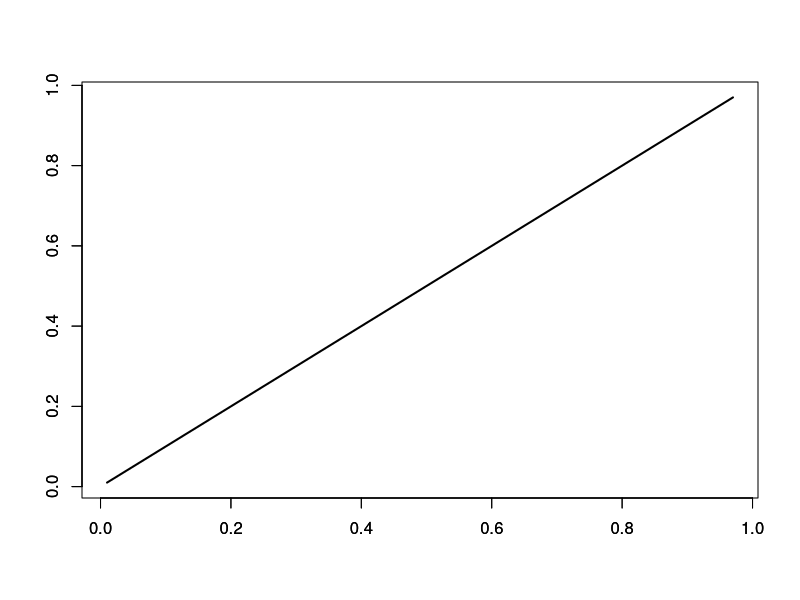

Write the R code that produced this figure. (Note: this script raises an error after producing the figure.)

## load the gerenerated data

name="ROCn4p1" ## give name to the files

sign_seq=seq(from=0.01,to=0.99,by=0.04)

pdf(file=paste0(name,"null","_fig.pdf"))

plot(sign_seq, sign_seq, type= "l", lty= 1, col= "black", lwd = 2,
   xlab="", ylab="", ann=F)
axis(1)
axis(2)
lines(sign_seq, as.vector(true.pro.array[1,1,]), type = "l", lty=1, xlim = c(0,1), ylim = c(0,1), lwd = 2, col="blue")
lines(sign_seq, as.vector(true.pro.array[1,2,]), type = "l", lty=6, lwd = 2, col="darkred")
lines(sign_seq, as.vector(true.pro.array[1,3,]), type = "l", lty=6, lwd = 2, col="darkgreen")
mtext(side = 1, line = 2.2, "Nominal level", cex=1.5)
mtext(side = 2, line = 2.0, "False positive rate", las = 0, cex=1.5)
mtext(side = 3, "")
legend("bottomright",c("RP","GC","MCL"), lty = c(1,6,6), lwd=2, col= c("blue","darkred","darkgreen"), bty = "o", cex=1.2)
grid()
dev.off()
dev.off()


pdf(file=paste0(name,"Sparse","_fig.pdf"))

plot( sign_seq,as.vector(true.pro.array[2,1,]), type= "l", lty=1, lwd=2, col="blue",
      xlab="",ylab="")
axis(1)
axis(2)
lines(sign_seq,as.vector(true.pro.array[2,2,]),lty=6, lwd=2, col="darkred")
lines(sign_seq,as.vector(true.pro.array[2,3,]),lty=6, lwd=2, col="darkgreen")
mtext(side = 1, line = 2.2, "False positive rate", cex = 1.5)
mtext(side = 2, line = 2.0, "True positive rate", las = 0, cex = 1.5)
mtext(side = 3, "")
legend("bottomright",c("RP","GC","MCL"), lty = c(1,6,6), lwd=2, col= c("blue","darkred","darkgreen"), bty = "o", cex=1.2)
grid() 
dev.off()
dev.off()
 

pdf(file=paste0(name, "Dense","_fig.pdf"))

plot( sign_seq,as.vector(true.pro.array[3,1,]), type= "l", lty=1, lwd=2,col="blue",
      xlab="",ylab="")
axis(1)
axis(2)
lines(sign_seq,as.vector(true.pro.array[3,2,]),lty=6,lwd=2, col="darkred")
lines(sign_seq,as.vector(true.pro.array[3,3,]),lty=6, lwd=2,col="darkgreen")
mtext(side = 1, line = 2.2, "False positive rate", cex = 1.5)
mtext(side = 2, line = 2.0, "True positive rate", las = 0, cex = 1.5)
mtext(side = 3, "")
legend("bottomright",c("RP","GC","MCL"), lty = c(1,6,6), lwd=2, col= c("blue","darkred","darkgreen"), bty = "o", cex=1.2)
grid() 

dev.off()
dev.off()

